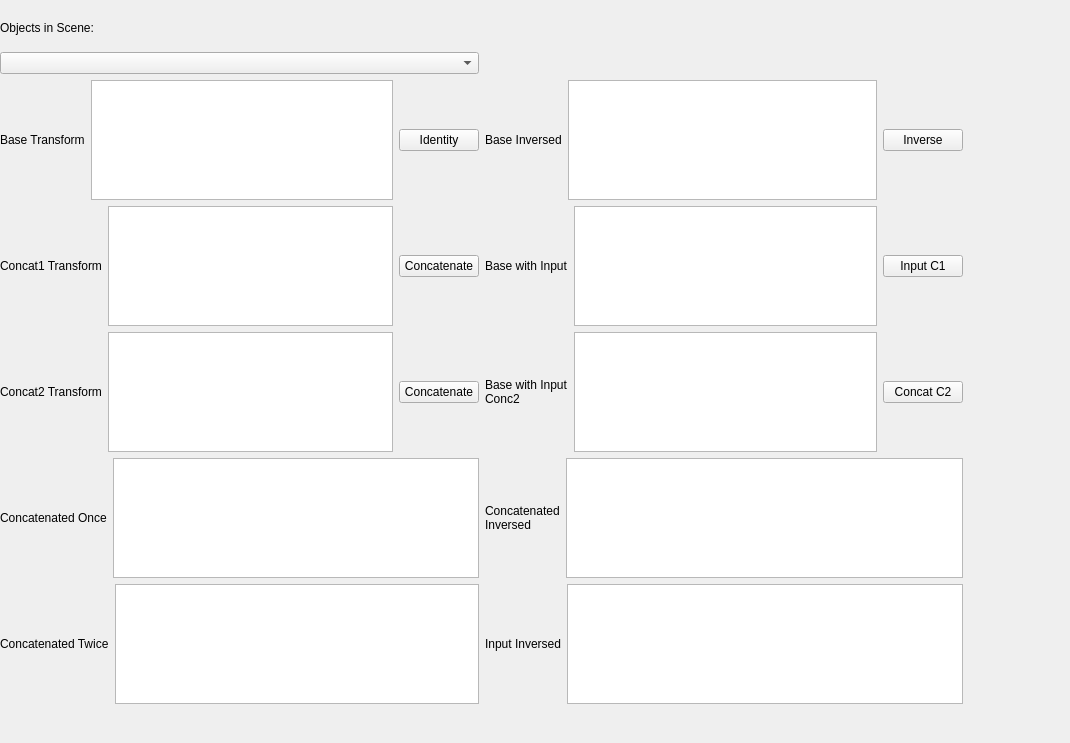
<?xml version="1.0" encoding="UTF-8"?>
<ui version="4.0">
 <class>TransformOperationsWidget</class>
 <widget class="QWidget" name="TransformOperationsWidget">
  <property name="geometry">
   <rect>
    <x>0</x>
    <y>0</y>
    <width>1070</width>
    <height>743</height>
   </rect>
  </property>
  <property name="windowTitle">
   <string>Form</string>
  </property>
  <widget class="QWidget" name="">
   <property name="geometry">
    <rect>
     <x>0</x>
     <y>10</y>
     <width>963</width>
     <height>694</height>
    </rect>
   </property>
   <layout class="QHBoxLayout" name="horizontalLayout_11">
    <item>
     <layout class="QVBoxLayout" name="verticalLayout_2">
      <item>
       <layout class="QVBoxLayout" name="verticalLayout">
        <item>
         <widget class="QLabel" name="label">
          <property name="text">
           <string>Objects in Scene:</string>
          </property>
         </widget>
        </item>
        <item>
         <widget class="QComboBox" name="sceneObjectsComboBox"/>
        </item>
       </layout>
      </item>
      <item>
       <layout class="QHBoxLayout" name="horizontalLayout">
        <item>
         <widget class="QLabel" name="label_2">
          <property name="text">
           <string>Base Transform</string>
          </property>
         </widget>
        </item>
        <item>
         <widget class="QTextEdit" name="baseTextEdit">
          <property name="maximumSize">
           <size>
            <width>16777215</width>
            <height>120</height>
           </size>
          </property>
          <property name="readOnly">
           <bool>true</bool>
          </property>
         </widget>
        </item>
        <item>
         <widget class="QPushButton" name="identityPushButton">
          <property name="text">
           <string>Identity</string>
          </property>
         </widget>
        </item>
       </layout>
      </item>
      <item>
       <layout class="QHBoxLayout" name="horizontalLayout_2">
        <item>
         <widget class="QLabel" name="label_3">
          <property name="text">
           <string>Concat1 Transform</string>
          </property>
         </widget>
        </item>
        <item>
         <widget class="QTextEdit" name="concat1TextEdit">
          <property name="maximumSize">
           <size>
            <width>16777215</width>
            <height>120</height>
           </size>
          </property>
          <property name="readOnly">
           <bool>true</bool>
          </property>
         </widget>
        </item>
        <item>
         <widget class="QPushButton" name="iconcat1PushButton">
          <property name="text">
           <string>Concatenate</string>
          </property>
         </widget>
        </item>
       </layout>
      </item>
      <item>
       <layout class="QHBoxLayout" name="horizontalLayout_3">
        <item>
         <widget class="QLabel" name="label_4">
          <property name="text">
           <string>Concat2 Transform</string>
          </property>
         </widget>
        </item>
        <item>
         <widget class="QTextEdit" name="concat2TextEdit">
          <property name="maximumSize">
           <size>
            <width>16777215</width>
            <height>120</height>
           </size>
          </property>
          <property name="readOnly">
           <bool>true</bool>
          </property>
         </widget>
        </item>
        <item>
         <widget class="QPushButton" name="concat2PushButton">
          <property name="text">
           <string>Concatenate</string>
          </property>
         </widget>
        </item>
       </layout>
      </item>
      <item>
       <layout class="QHBoxLayout" name="horizontalLayout_4">
        <item>
         <widget class="QLabel" name="label_5">
          <property name="text">
           <string>Concatenated Once</string>
          </property>
         </widget>
        </item>
        <item>
         <widget class="QTextEdit" name="concatenated1TextEdit">
          <property name="maximumSize">
           <size>
            <width>16777215</width>
            <height>120</height>
           </size>
          </property>
          <property name="readOnly">
           <bool>true</bool>
          </property>
         </widget>
        </item>
       </layout>
      </item>
      <item>
       <layout class="QHBoxLayout" name="horizontalLayout_5">
        <item>
         <widget class="QLabel" name="label_6">
          <property name="text">
           <string>Concatenated Twice</string>
          </property>
         </widget>
        </item>
        <item>
         <widget class="QTextEdit" name="concatenated2TextEdit">
          <property name="maximumSize">
           <size>
            <width>16777215</width>
            <height>120</height>
           </size>
          </property>
          <property name="readOnly">
           <bool>true</bool>
          </property>
         </widget>
        </item>
       </layout>
      </item>
     </layout>
    </item>
    <item>
     <layout class="QVBoxLayout" name="verticalLayout_3">
      <item>
       <spacer name="verticalSpacer">
        <property name="orientation">
         <enum>Qt::Vertical</enum>
        </property>
        <property name="sizeHint" stdset="0">
         <size>
          <width>20</width>
          <height>40</height>
         </size>
        </property>
       </spacer>
      </item>
      <item>
       <layout class="QHBoxLayout" name="horizontalLayout_6">
        <item>
         <widget class="QLabel" name="label_7">
          <property name="text">
           <string>Base Inversed</string>
          </property>
         </widget>
        </item>
        <item>
         <widget class="QTextEdit" name="baseInverasedTextEdit">
          <property name="maximumSize">
           <size>
            <width>16777215</width>
            <height>120</height>
           </size>
          </property>
          <property name="readOnly">
           <bool>true</bool>
          </property>
         </widget>
        </item>
        <item>
         <widget class="QPushButton" name="inversePushButton">
          <property name="text">
           <string>Inverse</string>
          </property>
         </widget>
        </item>
       </layout>
      </item>
      <item>
       <layout class="QHBoxLayout" name="horizontalLayout_7">
        <item>
         <widget class="QLabel" name="label_8">
          <property name="text">
           <string>Base with Input</string>
          </property>
         </widget>
        </item>
        <item>
         <widget class="QTextEdit" name="baseWithInputTextEdit">
          <property name="maximumSize">
           <size>
            <width>16777215</width>
            <height>120</height>
           </size>
          </property>
          <property name="readOnly">
           <bool>true</bool>
          </property>
         </widget>
        </item>
        <item>
         <widget class="QPushButton" name="inputPushButton">
          <property name="text">
           <string>Input C1</string>
          </property>
         </widget>
        </item>
       </layout>
      </item>
      <item>
       <layout class="QHBoxLayout" name="horizontalLayout_8">
        <item>
         <widget class="QLabel" name="label_9">
          <property name="text">
           <string>Base with Input
Conc2</string>
          </property>
         </widget>
        </item>
        <item>
         <widget class="QTextEdit" name="baseWithInputConcatenatedTextEdit">
          <property name="maximumSize">
           <size>
            <width>16777215</width>
            <height>120</height>
           </size>
          </property>
          <property name="readOnly">
           <bool>true</bool>
          </property>
         </widget>
        </item>
        <item>
         <widget class="QPushButton" name="inputConcat2PushButton">
          <property name="text">
           <string>Concat C2</string>
          </property>
         </widget>
        </item>
       </layout>
      </item>
      <item>
       <layout class="QHBoxLayout" name="horizontalLayout_9">
        <item>
         <widget class="QLabel" name="label_10">
          <property name="text">
           <string>Concatenated
Inversed</string>
          </property>
         </widget>
        </item>
        <item>
         <widget class="QTextEdit" name="concatenatedInversedTextEdit">
          <property name="maximumSize">
           <size>
            <width>16777215</width>
            <height>120</height>
           </size>
          </property>
          <property name="readOnly">
           <bool>true</bool>
          </property>
         </widget>
        </item>
       </layout>
      </item>
      <item>
       <layout class="QHBoxLayout" name="horizontalLayout_10">
        <item>
         <widget class="QLabel" name="label_11">
          <property name="text">
           <string>Input Inversed</string>
          </property>
         </widget>
        </item>
        <item>
         <widget class="QTextEdit" name="baseWithInputInversedTextEdit">
          <property name="maximumSize">
           <size>
            <width>16777215</width>
            <height>120</height>
           </size>
          </property>
          <property name="readOnly">
           <bool>true</bool>
          </property>
         </widget>
        </item>
       </layout>
      </item>
     </layout>
    </item>
   </layout>
  </widget>
 </widget>
 <resources/>
 <connections/>
</ui>
